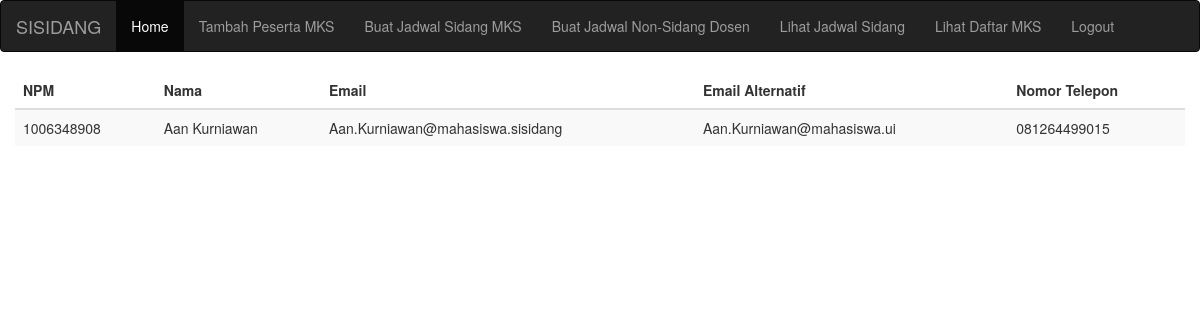
Page /php/home.php (signed in) on the committed database.
### tables this page shows
CREATE TABLE MAHASISWA
(
	NPM CHAR(10) PRIMARY KEY NOT NULL,
	Nama VARCHAR(100) NOT NULL,
	Username VARCHAR(30) NOT NULL,
	Password VARCHAR(20) NOT NULL,
	Email VARCHAR(100) NOT NULL,
	Email_alternatif VARCHAR(100),
	Telepon VARCHAR(100),
	NoTelp VARCHAR(100)
);

### php/home.php (the view, shortened to what this page needs)
<?php
	global $conn;
	$user_type = $_SESSION["user_type"];
	$log_id = $_SESSION["log_id"];
	if ($_SESSION["user_type"] == "mahasiswa") {
		$query = "SELECT * FROM mahasiswa WHERE npm = $log_id";
		$result = mysqli_query($conn, $query);
		$mahasiswa = mysqli_fetch_assoc($result);
	}
?>
<!Doctype html>
<html>
	<head>
		<link id="general_theme" rel="stylesheet" type = "text/css" href = "../css/style.css"/>
		<link id="local_theme" rel="stylesheet" type = "text/css" href = "../css/login.css"/>
		<link type = "text/css" rel="stylesheet" href="../css/bootstrap.min.css"/>
	</head>
	<body style="overflow-x:hidden">
		<nav class="navbar navbar-inverse">
		  <div class="container-fluid">
		    <div class="navbar-header">
		      <a class="navbar-brand" href="#">SISIDANG</a>
		    </div>
		    <ul class="nav navbar-nav">
		      <li class="active"><a href="#">Home</a></li>
		      <li><a href="#">Tambah Peserta MKS</a></li>
		      <li><a href="#">Buat Jadwal Sidang MKS</a></li>
		      <li><a href="#">Buat Jadwal Non-Sidang Dosen</a></li>
		      <li><a href="jadwal.php">Lihat Jadwal Sidang</a></li>
		      <li><a href="#">Lihat Daftar MKS</a></li>
		      <li><a href="logout.php">Logout</a></li>
		    </ul>
		  </div>
		</nav>
		<?php
			if($user_type == "mahasiswa"){
				$npm = $mahasiswa["NPM"];
				$nama = $mahasiswa["Nama"];
				$email = $mahasiswa["Email"];
				$email_alt = $mahasiswa["Email_alternatif"];
				$telepon = $mahasiswa["Telepon"];
				echo "
				<div class='biodata container'>
					<div class='row'>
						<table class='table table-striped'>
							<thead>
					  			<tr>
									<th>NPM</th>
									<th>Nama</th>
									<th>Email</th>
									<th>Email Alternatif</th>
									<th>Nomor Telepon</th>
								</tr>
							</thead>
							<tbody>
								<tr>
									<td>$npm</td>
									<td>$nama</td>
								    <td>$email</td>
								    <td>$email_alt</td>
								    <td>$telepon</td>
								</tr>
							</tbody>
						</table>
					</div>
				</div>";
			}
		?>
	</body>
</html>

### css/style.css (style rules this page uses)
.navbar-inverse .navbar-nav > .active > a, .navbar-inverse .navbar-nav > .active > a:hover, .navbar-inverse .navbar-nav > .active > a:focus { color: white; background-color: #030033; }
.navbar-inverse { background-color: #0f006f; border-color: #030033; }
.navbar-inverse .navbar-nav > li > a { color: blue; }

### rows in the picture
mahasiswa: NPM "1006348908", Nama "Aan Kurniawan", Email "Aan.Kurniawan@mahasiswa.sisidang", Email_alternatif "Aan.Kurniawan@mahasiswa.ui", Telepon "081264499015"
